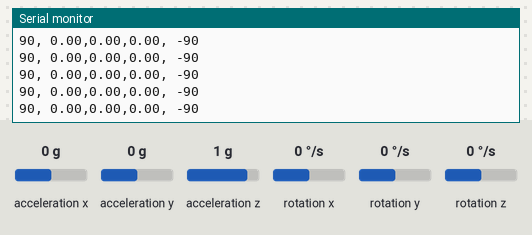
Bench run of a sketch on a simulated Arduino Uno, built with avr-gcc and run on an emulated ATmega328P. Shown: the last lines printed to the serial monitor. Wiring (inferred from the names in the program): MPU-6050 motion sensor at I2C address 0x68. Inputs (shaded band) come from the test bench; at power-on: rotation x 0 °/s, rotation y 0 °/s, rotation z 0 °/s, acceleration x 0 g, acceleration y 0 g, acceleration z 1 g.

Above: at 1.2 s.
1.3 s: rotation x set to -192 °/s
At 2.4 s:
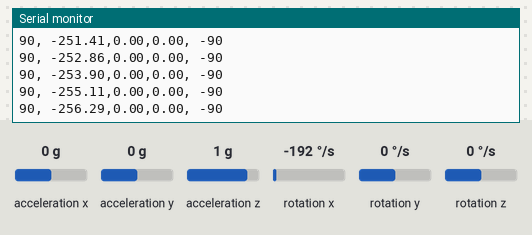
2.8 s: rotation y set to 192 °/s
At 3.4 s:
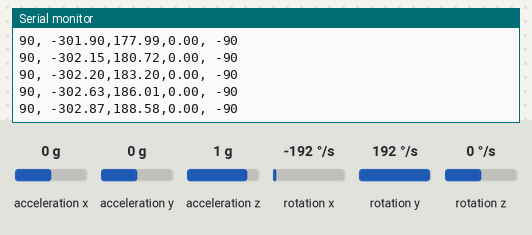
5.8 s: rotation z set to 100 °/s
At 6.9 s:
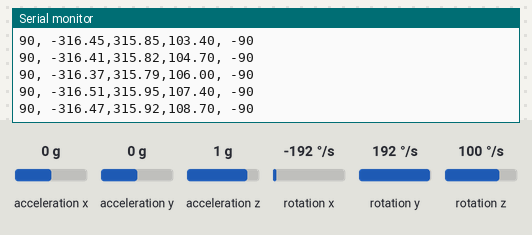
Timing chart, 0 to 8.8 s (numbered marks = the images above; inputs shaded):
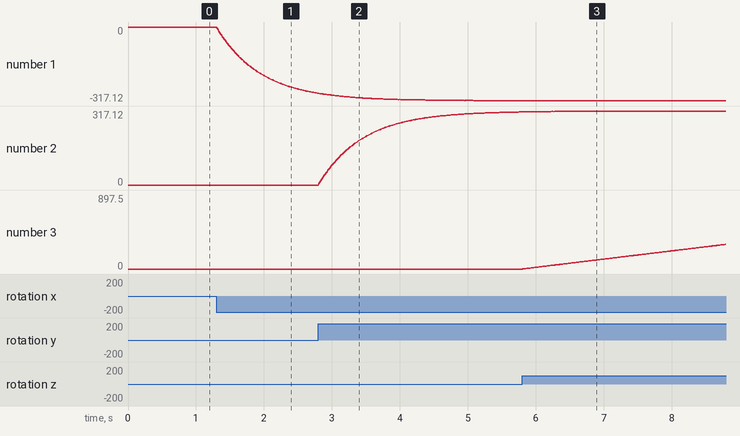

Measured:
- after the input at 1.3 s, the serial monitor: prints a new line at once (image 1)
- plotted number 1: 0 → -283.69 after the input at 1.3 s

The sketch:

MPU6050_Data_Read.ino
```cpp
#include "Wire.h"

//ADDR MPU6050
#define MPU_ADDR 0x68

//Conversion Ratio
#define Acc_R 16384.0   // 32768/2
#define Gyro_R 131.0     // 32768/250
#define E_gravity 9.81  //Earth gravity

//Rad to Grad
#define RAD_TO_DEG 57.295779

//RAW values
int16_t acc_x, acc_y, acc_z;
int16_t gyro_x, gyro_y, gyro_z;
int16_t temperature;

//variables useful to determinde Yaw, Pitch, Roll
float acc[3];
float ang_acc[3];
float gyro[3];
float angle[3];

long tiempo_prev;
float dt;

String valores;

void setup()
{
 Wire.begin(); // D2(GPIO4)=SDA / D1(GPIO5)=SCL
 Wire.beginTransmission(MPU_ADDR);
 Wire.write(0x6B);
 Wire.write(0);
 Wire.endTransmission(true);
 Serial.begin(115200);
}

void loop()
{

   Wire.beginTransmission(MPU_ADDR);
   Wire.write(0x3B); //starting with register 0x3B (ACCEL_XOUT_H)
   Wire.endTransmission(false); //The parameter indicates that the Arduino will send a restart. As a result, the connection is kept active.
   Wire.requestFrom(MPU_ADDR, 7*2, true); // request a total of 7*2=14 registers

   acc_x = Wire.read()<<8 | Wire.read(); // reading registers: 0x3B (ACCEL_XOUT_H) and 0x3C (ACCEL_XOUT_L)
   acc_y = Wire.read()<<8 | Wire.read(); // reading registers: 0x3D (ACCEL_YOUT_H) and 0x3E (ACCEL_YOUT_L)
   acc_z = Wire.read()<<8 | Wire.read(); // reading registers: 0x3F (ACCEL_ZOUT_H) and 0x40 (ACCEL_ZOUT_L)

   temperature = Wire.read()<<8 | Wire.read(); // reading registers: 0x41 (TEMP_OUT_H) and 0x42 (TEMP_OUT_L)

   gyro_x = Wire.read()<<8 | Wire.read(); // reading registers: 0x43 (GYRO_XOUT_H) and 0x44 (GYRO_XOUT_L)
   gyro_y = Wire.read()<<8 | Wire.read(); // reading registers: 0x45 (GYRO_YOUT_H) and 0x46 (GYRO_YOUT_L)
   gyro_z = Wire.read()<<8 | Wire.read(); // reading registers: 0x47 (GYRO_ZOUT_H) and 0x48 (GYRO_ZOUT_L)

   //Acceleration Calculation
   acc[0] = (acc_x/Acc_R)*E_gravity;
   acc[1] = (acc_y/Acc_R)*E_gravity;
   acc[2] = (acc_z/Acc_R)*E_gravity;

   //Roll and Pitch calculation
   ang_acc[1] = atan(-1*(acc[0])/sqrt(pow((acc[1]),2) + pow((acc[3]),2)))*RAD_TO_DEG;
   ang_acc[0] = atan((acc[1])/sqrt(pow((acc[0]),2) + pow((acc[3]),2)))*RAD_TO_DEG;

   //Angular Rate Calculation
   gyro[0] = gyro_x/Gyro_R;
   gyro[1] = gyro_y/Gyro_R;
   gyro[2] = gyro_z/Gyro_R;

   dt = (millis() - tiempo_prev) / 1000.0;
   tiempo_prev = millis();

   //Aplicar el Filtro Complementario
   angle[0] = 0.98 *(angle[0]+gyro[0]*dt) + 0.02*gyro[0];
   angle[1] = 0.98 *(angle[1]+gyro[1]*dt) + 0.02*gyro[1];

   //Integración respecto del tiempo paras calcular el YAW
   angle[2] = angle[2]+gyro[2]*dt;

   //Mostrar los valores por consola
   valores = "90, " +String(angle[0]) + "," + String(angle[1]) + "," + String(angle[2]) + ", -90";
   Serial.println(valores);

   delay(10);
}
```
